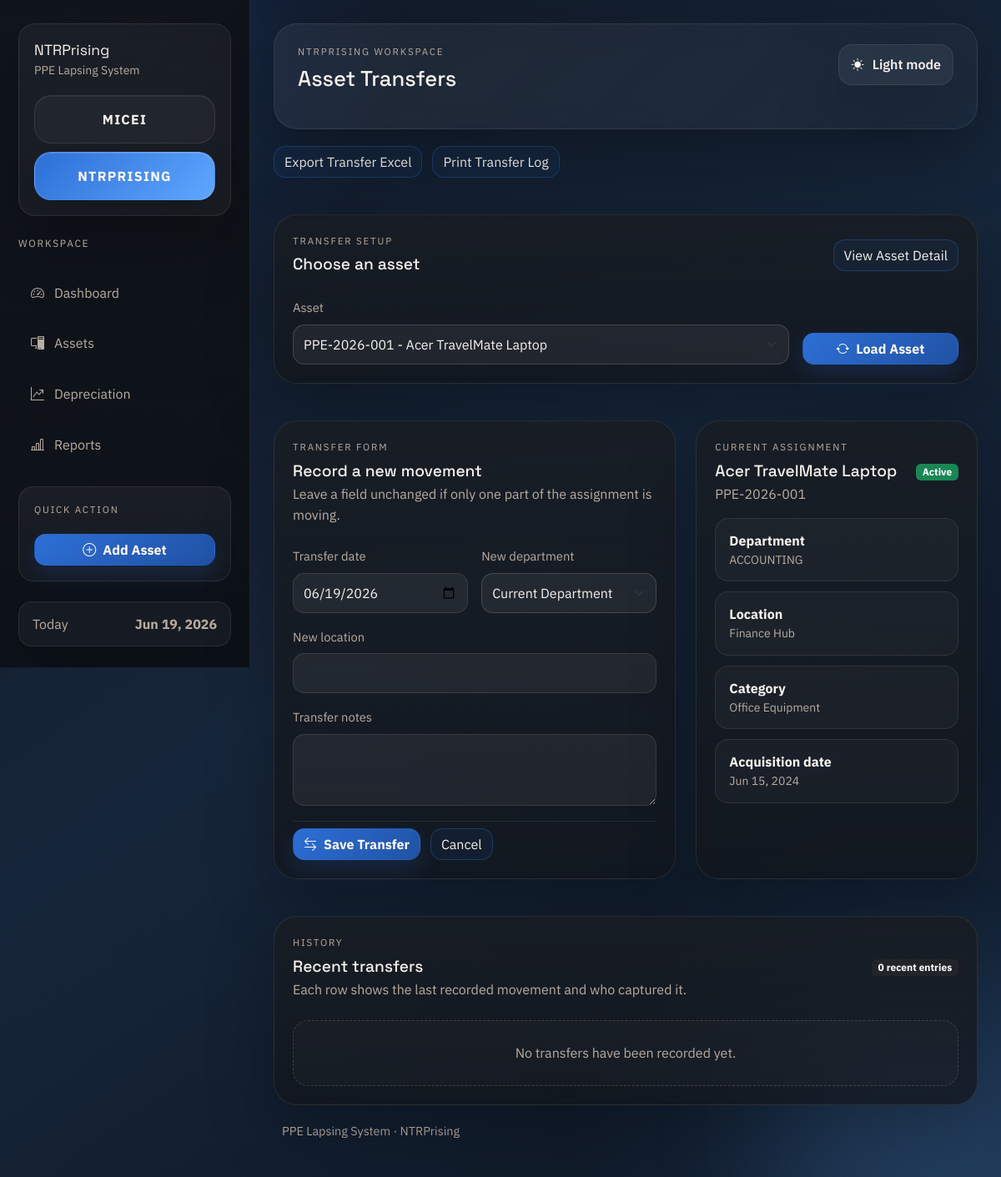
Page /modules/transfers.php?asset_id=1 on the committed database.
### tables this page shows
CREATE TABLE IF NOT EXISTS assets (
    asset_id INT AUTO_INCREMENT PRIMARY KEY,
    asset_code VARCHAR(50) NOT NULL,
    asset_name VARCHAR(150) NOT NULL,
    organization_code VARCHAR(32) NOT NULL DEFAULT 'ntrprising',
    category_id INT NULL,
    department_id INT NULL,
    acquisition_date DATE NOT NULL,
    acquisition_cost DECIMAL(15,2) NOT NULL,
    additional_amount DECIMAL(15,2) DEFAULT 0,
    salvage_value DECIMAL(15,2) DEFAULT 0,
    useful_life INT NOT NULL,
    depreciation_method VARCHAR(50) DEFAULT 'Straight-line',
    location VARCHAR(150) DEFAULT NULL,
    status ENUM('Active', 'Disposed', 'Fully Depreciated') DEFAULT 'Active',
    remarks TEXT DEFAULT NULL,
    created_at TIMESTAMP DEFAULT CURRENT_TIMESTAMP,
    INDEX idx_assets_status (status),
    INDEX idx_assets_organization (organization_code),
    INDEX idx_assets_category (category_id),
    INDEX idx_assets_department (department_id),
    UNIQUE KEY uq_assets_organization_asset_code (organization_code, asset_code),
    CONSTRAINT fk_assets_category
        FOREIGN KEY (category_id) REFERENCES categories(category_id),
    CONSTRAINT fk_assets_department
        FOREIGN KEY (department_id) REFERENCES departments(department_id)
);

CREATE TABLE IF NOT EXISTS departments (
    department_id INT AUTO_INCREMENT PRIMARY KEY,
    department_name VARCHAR(100) NOT NULL,
    UNIQUE KEY uq_department_name (department_name)
);

CREATE TABLE IF NOT EXISTS categories (
    category_id INT AUTO_INCREMENT PRIMARY KEY,
    category_name VARCHAR(100) NOT NULL,
    UNIQUE KEY uq_category_name (category_name)
);

### functions/depreciation_function.php (called while the page is built, shortened)
<?php
function fetch_asset_lookup(PDO $pdo): array
{
    $statement = $pdo->prepare(
        'SELECT asset_id, asset_code, asset_name
         FROM assets
         WHERE organization_code = :organization_code
         ORDER BY asset_name, asset_code'
    );
    $statement->execute(['organization_code' => current_organization_code()]);
    return $statement->fetchAll() ?: [];
}
function fetch_asset_by_id(PDO $pdo, int $assetId): ?array
{
    $statement = $pdo->prepare(
        'SELECT a.*, c.category_name, d.department_name
         FROM assets a
         LEFT JOIN categories c ON c.category_id = a.category_id
         LEFT JOIN departments d ON d.department_id = a.department_id
         WHERE a.asset_id = :asset_id
           AND a.organization_code = :organization_code
         LIMIT 1'
    );
    $statement->execute([
        'asset_id' => $assetId,
        'organization_code' => current_organization_code(),
    ]);
    $asset = $statement->fetch();
    return $asset ?: null;
}

### includes/helpers.php (called while the page is built, shortened)
<?php
function e(string|null|int|float $value): string
{
    return htmlspecialchars((string) $value, ENT_QUOTES, 'UTF-8');
}
function base_url(string $path = ''): string
{
    $path = ltrim($path, '/');
    return (BASE_URL === '' ? '' : BASE_URL) . '/' . $path;
}
function format_date(?string $date, string $format = 'M d, Y'): string
{
    $timestamp = strtotime($date);
    return $timestamp ? date($format, $timestamp) : 'Invalid date';
}
function status_badge_class(string $status): string
{
    return match ($status) {
        'Active' => 'text-bg-success',
        'Disposed' => 'text-bg-secondary',
        'Fully Depreciated' => 'text-bg-warning',
        default => 'text-bg-light',
    };
}
function request_value(string $key, mixed $default = ''): mixed
{
    return $_POST[$key] ?? $_GET[$key] ?? $default;
}
function organization_options(): array
{
    return defined('ORGANIZATION_OPTIONS') && is_array(ORGANIZATION_OPTIONS)
        ? ORGANIZATION_OPTIONS
        : [];
}
function normalize_organization_code(mixed $code): string
{
    $candidate = strtolower(trim((string) $code));
    $options = organization_options();
    if (isset($options[$candidate])) {
        return $candidate;
    }
    return array_key_first($options) ?? 'ntrprising';
}
function current_organization_code(): string
{
    return normalize_organization_code(
        $_SESSION['organization_code']
            ?? $_COOKIE['ppe-organization']
            ?? DEFAULT_ORGANIZATION_CODE
            ?? 'ntrprising'
    );
}
function selected_if(mixed $left, mixed $right): string
{
    return (string) $left === (string) $right ? 'selected' : '';
}

### functions/asset_workflow.php (called while the page is built, shortened)
<?php
function asset_department_label(array $asset): string
{
    $department = trim((string) ($asset['department_name'] ?? ''));
    return $department === '' ? 'Unassigned' : $department;
}
function asset_location_label(?string $location): string
{
    $value = trim((string) $location);
    return $value === '' ? 'Not specified' : $value;
}
function normalize_transfer_payload(array $input): array
{
    return [
        'asset_id' => (int) ($input['asset_id'] ?? 0),
        'transfer_date' => trim((string) ($input['transfer_date'] ?? date('Y-m-d'))),
        'to_department_id' => ($input['to_department_id'] ?? '') !== '' ? (int) $input['to_department_id'] : null,
        'to_location' => trim((string) ($input['to_location'] ?? '')),
        'notes' => trim((string) ($input['notes'] ?? '')),
    ];
}
function fetch_asset_transfers(PDO $pdo, ?int $assetId = null, ?int $limit = null): array
{
    $sql = 'SELECT t.*, a.asset_code, a.asset_name,
                   fd.department_name AS from_department_name,
                   td.department_name AS to_department_name,
                   u.full_name AS transferred_by_name
            FROM asset_transfers t
            INNER JOIN assets a ON a.asset_id = t.asset_id
            LEFT JOIN departments fd ON fd.department_id = t.from_department_id
            LEFT JOIN departments td ON td.department_id = t.to_department_id
            LEFT JOIN users u ON u.user_id = t.transferred_by_user_id
            WHERE a.organization_code = :organization_code';
    $params = ['organization_code' => current_organization_code()];
    $sql .= ' ORDER BY t.transfer_date DESC, t.transfer_id DESC';
    if ($limit !== null && $limit > 0) {
        $sql .= ' LIMIT ' . (int) $limit;
    }
    $statement = $pdo->prepare($sql);
    $statement->execute($params);
    return $statement->fetchAll() ?: [];
}

### modules/transfers.php (the view, shortened to what this page needs)
<?php
$pdo = db();
$assetLookup = fetch_asset_lookup($pdo);
$selectedAssetId = (int) request_value('asset_id', $assetLookup[0]['asset_id'] ?? 0);
$selectedAsset = $selectedAssetId > 0 ? fetch_asset_by_id($pdo, $selectedAssetId) : null;
$form = normalize_transfer_payload([
    'asset_id' => $selectedAssetId,
    'transfer_date' => date('Y-m-d'),
]);
$recentTransfers = fetch_asset_transfers($pdo, null, 15);
require_once APP_ROOT . '/includes/header.php';
?>
<?php if ($assetLookup === []): ?>
    <section class="shell-card">
        <div class="empty-state">
            <h2 class="section-title mb-2">No assets are available for transfer</h2>
            <a class="btn btn-outline-light" href="<?= e(base_url('modules/assets.php')) ?>">Open asset register</a>
        </div>
    </section>
<?php else: ?>
    <div class="page-actions mb-4">
        <a class="btn btn-outline-light" href="<?= e(base_url('modules/export.php?type=transfers')) ?>">Export Transfer Excel</a>
        <a class="btn btn-outline-light" href="<?= e(base_url('modules/print_view.php?type=transfers')) ?>" target="_blank" rel="noopener">Print Transfer Log</a>
    </div>
    <section class="shell-card mb-4">
        <div class="d-flex justify-content-between align-items-center mb-4">
            <div>
                <p class="eyebrow mb-2">Transfer setup</p>
                <h2 class="section-title mb-1">Choose an asset</h2>
            </div>
            <?php if ($selectedAsset): ?>
                <a class="btn btn-outline-light" href="<?= e(base_url('modules/view_asset.php?asset_id=' . $selectedAsset['asset_id'])) ?>">View Asset Detail</a>
            <?php endif; ?>
        </div>
        <form method="get" class="row g-3 align-items-end">
            <div class="col-lg-9">
                <label class="form-label" for="asset_id">Asset</label>
                <select class="form-select" id="asset_id" name="asset_id">
                    <?php foreach ($assetLookup as $assetOption): ?>
                        <option value="<?= e((string) $assetOption['asset_id']) ?>" <?= selected_if($selectedAssetId, $assetOption['asset_id']) ?>>
                            <?= e($assetOption['asset_code'] . ' - ' . $assetOption['asset_name']) ?>
                        </option>
                    <?php endforeach; ?>
                </select>
            </div>
            <div class="col-lg-3">
                <button class="btn btn-primary w-100" type="submit">
                    <i class="bi bi-arrow-repeat me-2"></i>Load Asset
                </button>
            </div>
        </form>
    </section>
    <?php if ($selectedAsset): ?>
        <div class="row g-4 mb-4">
            <div class="col-lg-7">
                <section class="shell-card h-100">
                    <div class="mb-4">
                        <p class="eyebrow mb-2">Transfer form</p>
                        <h2 class="section-title mb-1">Record a new movement</h2>
                        <p class="section-copy mb-0">Leave a field unchanged if only one part of the assignment is moving.</p>
                    </div>
                    <form method="post" class="stack-gap">
                        <div class="row g-3">
                            <div class="col-md-6">
                                <label class="form-label" for="transfer_date">Transfer date</label>
                                <input class="form-control" id="transfer_date" name="transfer_date" type="date" value="<?= e((string) $form['transfer_date']) ?>" required>
                            </div>
                            <div class="col-md-6">
                                <label class="form-label" for="to_department_id">New department</label>
                                <select class="form-select" id="to_department_id" name="to_department_id">
                                    <option value="">Current Department</option>
                                </select>
                            </div>
                            <div class="col-12">
                                <label class="form-label" for="to_location">New location</label>
                                <input
                                    class="form-control"
                                    id="to_location"
                                    name="to_location"
                                    value="<?= e((string) ($form['to_location'] ?? '')) ?>"
                                    placeholder=""
                                >
                            </div>
                            <div class="col-12">
                                <label class="form-label" for="notes">Transfer notes</label>
                                <textarea class="form-control" id="notes" name="notes" rows="3" placeholder=""><?= e((string) ($form['notes'] ?? '')) ?></textarea>
                            </div>
                        </div>
                        <div class="form-actions">
                            <button class="btn btn-primary" type="submit">
                                <i class="bi bi-arrow-left-right me-2"></i>Save Transfer
                            </button>
                            <a class="btn btn-outline-light" href="<?= e(base_url('modules/view_asset.php?asset_id=' . $selectedAsset['asset_id'])) ?>">Cancel</a>
                        </div>
                    </form>
                </section>
            </div>
            <div class="col-lg-5">
                <section class="shell-card h-100">
                    <div class="d-flex justify-content-between align-items-center mb-3">
                        <div>
                            <p class="eyebrow mb-2">Current assignment</p>
                            <h2 class="section-title mb-1"><?= e($selectedAsset['asset_name']) ?></h2>
                            <p class="section-copy mb-0"><?= e($selectedAsset['asset_code']) ?></p>
                        </div>
                        <span class="badge <?= e(status_badge_class((string) $selectedAsset['status'])) ?>"><?= e($selectedAsset['status']) ?></span>
                    </div>
                    <div class="list-panel">
                        <div class="list-row">
                            <strong>Department</strong>
                            <p class="text-soft small mb-0"><?= e(asset_department_label($selectedAsset)) ?></p>
                        </div>
                        <div class="list-row">
                            <strong>Location</strong>
                            <p class="text-soft small mb-0"><?= e(asset_location_label((string) ($selectedAsset['location'] ?? ''))) ?></p>
                        </div>
                        <div class="list-row">
                            <strong>Category</strong>
                            <p class="text-soft small mb-0"><?= e((string) ($selectedAsset['category_name'] ?? 'Uncategorized')) ?></p>
                        </div>
                        <div class="list-row">
                            <strong>Acquisition date</strong>
                            <p class="text-soft small mb-0"><?= e(format_date((string) $selectedAsset['acquisition_date'])) ?></p>
                        </div>
                    </div>
                </section>
            </div>
        </div>
    <?php endif; ?>
    <section class="shell-card">
        <div class="d-flex justify-content-between align-items-center mb-4">
            <div>
                <p class="eyebrow mb-2">History</p>
                <h2 class="section-title mb-1">Recent transfers</h2>
                <p class="section-copy mb-0">Each row shows the last recorded movement and who captured it.</p>
            </div>
            <span class="badge text-bg-dark"><?= e((string) count($recentTransfers)) ?> recent entries</span>
        </div>
        <?php if ($recentTransfers === []): ?>
            <div class="empty-state">No transfers have been recorded yet.</div>
        <?php endif; ?>
    </section>
<?php endif; ?>
<?php require_once APP_ROOT . '/includes/footer.php'; ?>

### rows in the picture
assets: transfer_date "06/19/2026", asset_name "Acer TravelMate Laptop", asset_code "PPE-2026-001", status "Active", department.department_name "ACCOUNTING", location "Finance Hub", category.category_name "Office Equipment", acquisition_date "Jun 15, 2024"

### other values in the picture
$activeOrganization['label'] "NTRPrising"
$activeOrganization['tagline'] "PPE Lapsing System"
$organization['label'] "MICEI"
$organization['label'] "NTRPRISING"
$item['label'] "Dashboard"
$item['label'] "Assets"
$item['label'] "Depreciation"
$item['label'] "Reports"
$activeOrganization['label'] "NTRPRISING"
$pageHeading "Asset Transfers"
count($recentTransfers) "0"
APP_NAME . ' · ' . (string) ($activeOrganization['label'] ?? APP_NAME) "PPE Lapsing System · NTRPrising"
form field asset_id "PPE-2026-001 - Acer TravelMate Laptop"
